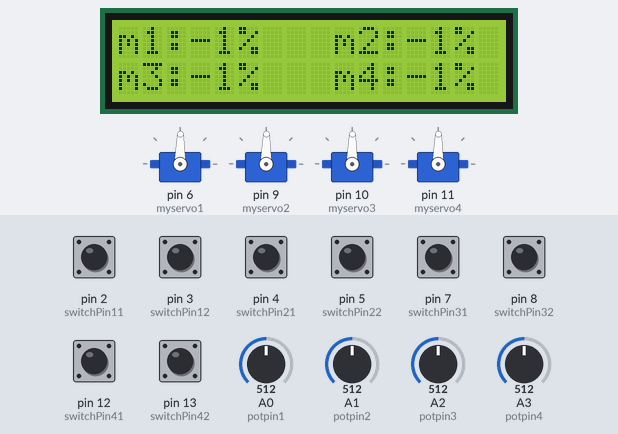
Simulated run of this sketch. Board: Arduino Uno, built with avr-gcc and run on an emulated ATmega328P. Parts: 16×2 character LCD, 4 × servo. The test bench sets the inputs (shaded band); at power-on: pin 2 (switchPin11), pin 3 (switchPin12), pin 4 (switchPin21), pin 5 (switchPin22), pin 7 (switchPin31), pin 8 (switchPin32), pin 12 (switchPin41), pin 13 (switchPin42) HIGH, A0 (potpin1) = 512, A1 (potpin2) = 512, A2 (potpin3) = 512, A3 (potpin4) = 512. What the sketch prints to the serial monitor is not drawn.

Above: at 1.2 s.
1.3 s: pin 2 (switchPin11) pulled LOW for 1 s
At 1.5 s:
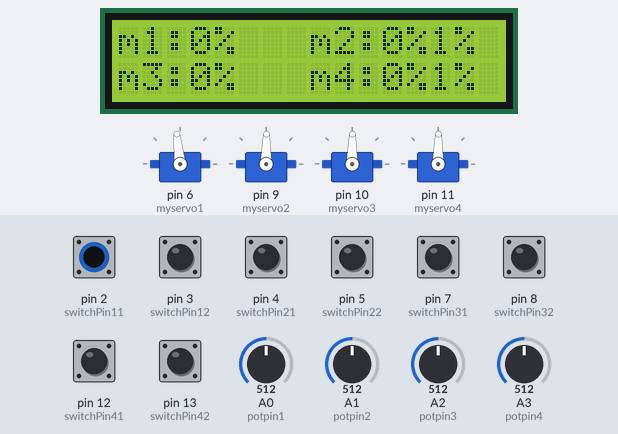
At 2.21 s:
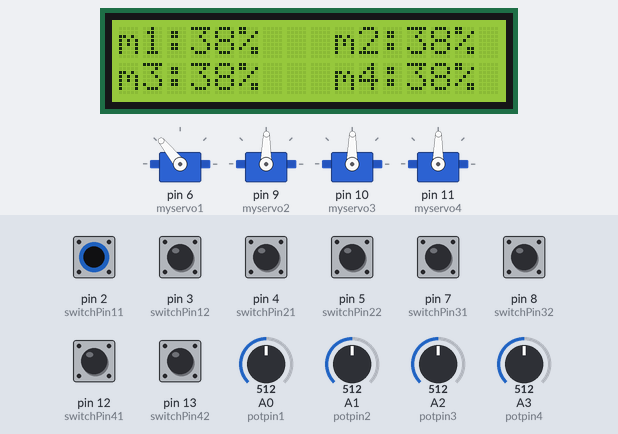
6.3 s: pin 2 (switchPin11) pulled LOW for 0.15 s
At 7.6 s:
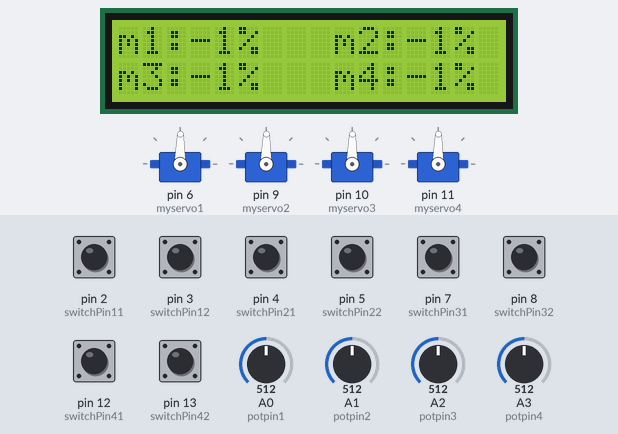
Timing chart, 0 to 9.3 s (numbered marks = the images above; inputs shaded):
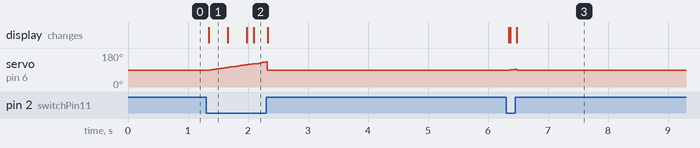

Measured:
- after the input at 1.3 s, servo on pin 6 (myservo1): rises from 89° to 133° in 0.95 s, then falls to 89° in 0.02 s; the display: changes at once (image 1)
- after the input at 6.3 s, servo on pin 6 (myservo1): 89° → 91° after 0.05 s, → 89° 0.10 s later; the display: first changes after 0.05 s (image 3 shows a later state)

The sketch:

hockey_box_3.0.ino
```cpp
#include <Servo.h> //imports the servo library
#include <LiquidCrystal_I2C.h> //imports LCD library (for a lcd screen with I2C atached)

Servo myservo1; //Declares servos 1-4
Servo myservo2;
Servo myservo3;
Servo myservo4;

String mtrText1 = "m1:"; //creates initial texts for lcd display
String mtrText2 = "m2:";
String mtrText3 = "m3:";
String mtrText4 = "m4:";

int pmtr1 = 0; //creates 4 blank variables to be used as percents
int pmtr2 = 0;
int pmtr3 = 0;
int pmtr4 = 0;

int potpin1 = A0; //Adresses 4 pots to analog 0-3
int potpin2 = A1;
int potpin3 = A2;
int potpin4 = A3;

LiquidCrystal_I2C lcd(0x27, 16, 2); //LCD SDA is always A4 and SCL is always A5


int val1 = 0; //creates 4 blank variabls to be used later
int val2 = 0;
int val3 = 0;
int val4 = 0;

int motoroff = 89;
float mtr1 = motoroff; //creates 4 servo motor outputs, and sets inital value to 90 = no motion = safe
float mtr2 = motoroff;
float mtr3 = motoroff;
float mtr4 = motoroff;

float mtr1_old = motoroff; //creates 4 servo motor outputs, and sets inital value to 90 = no motion = safe
float mtr2_old = motoroff;
float mtr3_old = motoroff;
float mtr4_old = motoroff;

//int val0 = 0;

const int switchPin11 = 2; //names 8 digital pins after the switch they attach to
const int switchPin12 = 3;
const int switchPin21 = 4;
const int switchPin22 = 5;
const int switchPin31 = 7;
const int switchPin32 = 8;
const int switchPin41 = 12;
const int switchPin42 = 13;

int switchState11 = 0; //makes each switch state a blank slate
int switchState12 = 0;
int switchState21 = 0;
int switchState22 = 0;
int switchState31 = 0;
int switchState32 = 0;
int switchState41 = 0;
int switchState42 = 0;

String sw1 = "****";
String sw2 = "****";
String sw3 = "****";
String sw4 = "****";
String sval1 = "****";
String sval2 = "****";
String sval3 = "****";
String sval4 = "****";

unsigned long currentMillis = 0;
unsigned long previousMillis = 0;        // will store last time the servo was updated
unsigned long deltaMillis = 0;
float speedchange;                // Variable to hold the speedchange requested this loop
float maxchangefortime;
float Mtr1_RAMP = 45;           // This sets the max PWM change at 90 units per second, which is zero to full speed in 1 seconds.
unsigned long lastdisplay = 0;
unsigned long displaytime = 0;
String stringout = "****";

void setup() {

  lcd.begin(); // initialize the LCD

  lcd.setBacklight((uint8_t)1); // Turn on the blacklight

  myservo1.attach(6, 998, 2020); //Ataches each servo to a PWM pin, is atached to a motor controler instad of a servo
  myservo2.attach(9, 998, 2020);
  myservo3.attach(10, 1001, 2014);
  myservo4.attach(11, 1001, 2014);

  pinMode(switchPin11, INPUT_PULLUP); //sets each switch state to a input
  pinMode(switchPin12, INPUT_PULLUP);
  pinMode(switchPin21, INPUT_PULLUP);
  pinMode(switchPin22, INPUT_PULLUP);
  pinMode(switchPin31, INPUT_PULLUP);
  pinMode(switchPin32, INPUT_PULLUP);
  // pinMode(switchState41, INPUT_PULLUP); // found you
  //  pinMode(switchState42, INPUT_PULLUP);
  pinMode(switchPin41, INPUT_PULLUP); // found you
  pinMode(switchPin42, INPUT_PULLUP);
}

void loop() {
  Serial.begin(115200); // Start Debugging Data

  val1 = analogRead(potpin1); //tells each variable to read a pot
  sval1 = String(val1);
  val2 = analogRead(potpin2);
  sval2 = String(val2);
  val3 = analogRead(potpin3);
  sval3 = String(val3);
  val4 = analogRead(potpin4);
  sval4 = String(val4);

  switchState11 = digitalRead(switchPin11); //links each switch state to its digital pin *the number in the tens place (12) is the switch number 1-4, the number in the ones place (12) is the switch state, 1 = up, 2 = down*
  switchState12 = digitalRead(switchPin12); //                                                                          ^                                                            ^
  switchState21 = digitalRead(switchPin21);
  switchState22 = digitalRead(switchPin22);
  switchState31 = digitalRead(switchPin31);
  switchState32 = digitalRead(switchPin32);
  switchState41 = digitalRead(switchPin41);
  switchState42 = digitalRead(switchPin42);


  // Calcualte Motor 1

  if (switchState11 == HIGH && switchState12 == LOW)       //if switch one is switched up, then set motor one to go both directions
  {
    mtr1 = map(val1, 1023, 0, 0, 179);
    sw1 = "UP  ";
  }
  else if (switchState11 == LOW && switchState12 == HIGH)  //if switch one is switched down, then set motor one to forward
  {
    mtr1 = map(val1, 1023, 0, 90, 179);
    sw1 = "DOWN";

  }
  else
  {
    mtr1 = motoroff;
    sw1 = "OFF ";
  }


  // Calcualte Motor 2

  if (switchState21 == HIGH && switchState22 == LOW)       //if switch one is switched up, then set motor one to go both directions
  {
    mtr2 = map(val2, 1023, 0, 0, 179);
    sw2 = "UP  ";
  }
  else if (switchState21 == LOW && switchState22 == HIGH)  //if switch one is switched down, follow Motor 1
  {
    mtr2 = mtr1;
    sw2 = "DOWN";
  }
  else
  {
    mtr2 = motoroff;
    sw2 = "OFF ";
  }

  // Calcualte Motor 3

  if (switchState31 == HIGH && switchState32 == LOW)       //if switch one is switched up, then set motor one to go both directions
  {
    mtr3 = map(val3, 1023, 0, 0, 179);
    sw3 = "UP  ";
  }
  else if (switchState31 == LOW && switchState32 == HIGH)  //if switch one is switched down, follow Motor 2
  {
    mtr3 = mtr2;
    sw3 = "DOWN";
  }
  else
  {
    mtr3 = motoroff;
    sw3 = "OFF ";
  }

  // Calcualte Motor 4

  if (switchState41 == HIGH && switchState42 == LOW)       //if switch one is switched up, then set motor one to go both directions
  {
    mtr4 = map(val4, 1023, 0, 0, 179);
    sw4 = "UP  ";
  }
  else if (switchState41 == LOW && switchState42 == HIGH)  //if switch one is switched down, follow Motor 3
  {
    mtr4 = mtr3;
    sw4 = "DOWN";
  }
  else
  {
    mtr4 = motoroff;
    sw4 = "OFF ";
  }


  // Motor Ramping Feature - Allow for motor to ramp to max speed over a second.

  // Determine Max Rate Change for this deltaMillis
  currentMillis = millis();
  deltaMillis = currentMillis - previousMillis;
  maxchangefortime = Mtr1_RAMP * deltaMillis / 1000.0;
  speedchange = abs(mtr1 - mtr1_old);
  /* Serial.print (speedchange);
    Serial.print( "  =>  ");
    Serial.print (maxchangefortime);
    Serial.print( "  =>  ");
    Serial.println (mtr1_old);
    delay(10);
  */
  if (speedchange > maxchangefortime && mtr1 != motoroff) { //Rate Limit needed
    mtr1 = constrain(mtr1, mtr1_old - maxchangefortime, mtr1_old + maxchangefortime);
  }
  else { //Rate Limit Not Needed
  }
  speedchange = abs(mtr2 - mtr2_old);
  if (speedchange > maxchangefortime && mtr2 != motoroff) { //Rate Limit needed
    mtr2 = constrain(mtr2, mtr2_old - maxchangefortime, mtr2_old + maxchangefortime);
  }
  else { //Rate Limit Not Needed
  }
  speedchange = abs(mtr3 - mtr3_old);
  if (speedchange > maxchangefortime && mtr3 != motoroff) { //Rate Limit needed
    mtr3 = constrain(mtr3, mtr3_old - maxchangefortime, mtr3_old + maxchangefortime);
  }
  else { //Rate Limit Not Needed
  }
  speedchange = abs(mtr4 - mtr4_old);
  if (speedchange > maxchangefortime && mtr4 != motoroff) { //Rate Limit needed
    mtr4 = constrain(mtr4, mtr4_old - maxchangefortime, mtr4_old + maxchangefortime);
  }
  else { //Rate Limit Not Needed
  }


  // All Motor Values Calcuated, now send to Motor Controllers.
  myservo1.write(mtr1);
  myservo2.write(mtr2);
  myservo3.write(mtr3);
  myservo4.write(mtr4);

  //Calcualte percents
  pmtr1 = round(((mtr1 - 90) / 90) * 100);
  pmtr2 = round(((mtr1 - 90) / 90) * 100);
  pmtr3 = round(((mtr1 - 90) / 90) * 100);
  pmtr4 = round(((mtr1 - 90) / 90) * 100);

  // Send motor values to LCD
  lcd.setCursor(0,0);
  lcd.print(mtrText1 + pmtr1 + "%   " + mtrText2 + pmtr2 + "%");
  lcd.setCursor(0,1);
  lcd.print(mtrText3 + pmtr3 + "%   " + mtrText4 + pmtr4 + "%");

  // Update OLD values with values just sent
  mtr1_old = mtr1;
  mtr2_old = mtr2;
  mtr3_old = mtr3;
  mtr4_old = mtr4;
  previousMillis = currentMillis;

  //used to test pots and switches !slows program down!
  displaytime = millis() - lastdisplay;
  if  (displaytime > 1000)
  {
    stringout = "SWITCH STATES = " + sw1 + " " + sw2 + " " + sw3 + " " + sw4;
    Serial.println (stringout) ;
    delay(15);
    stringout = "RES VALUES = " + sval1 + "  "  +  sval2 + "  " + sval3 + "  " + sval4;
    Serial.println (stringout) ;
    delay(15);
    Serial.print("MOTOR OUTPUT  = "); Serial.print(mtr1); Serial.print("    "); Serial.print(mtr2); Serial.print("    "); Serial.print(mtr3); Serial.print("    "); Serial.println(mtr4);
    delay(15);
    lastdisplay = millis();

  }

}
```
